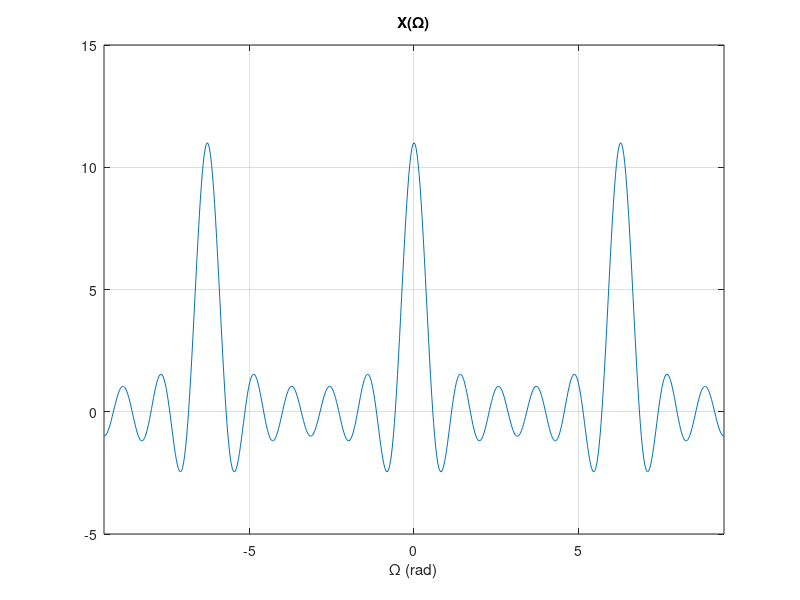

MATLAB code for this plot:
% Script: exdt_3_12c.m
L = 5;                                   % Pulse width
% Create a vector of angular frequencies
Omg = [-3:0.01:3]*pi+0.0001;             % Avoid division by zero
% Compute the transform.
XOmg = sin(Omg*(2*L+1)/2)./sin(Omg/2);   % Eqn. (3.86)
% Graph the transform
plot(Omg,XOmg); grid;
axis([-3*pi,3*pi,-5,15]);
xlabel('\Omega (rad)');
title('X(\Omega)');
